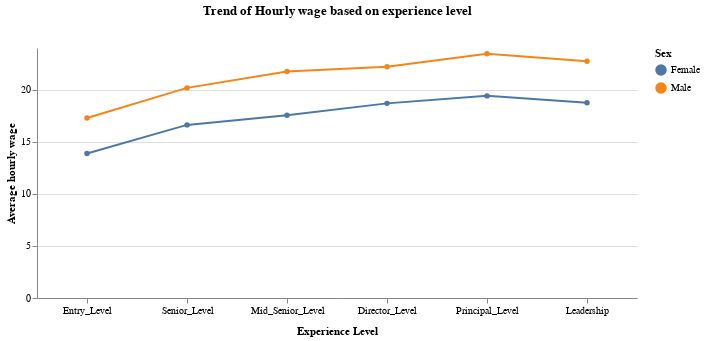

Notebook source saved alongside this figure:
### Markdown cell above
### Visualizing the wage difference between male and female under each category

### Code cell
# Group the data by 'sex' and 'working_hardness' and calculate the mean of 'realhrwage'
grouped_data = exp_dynamics.groupby(['sex', 'work_experience'])['realhrwage'].mean().reset_index()

# Create the plot
chart = alt.Chart(grouped_data).mark_line(point=True).encode(
    x=alt.X('work_experience:O', title='Experience Level', sort=categories, axis=alt.Axis(labelAngle=0)),
    y=alt.Y('realhrwage:Q', title='Average hourly wage', axis=alt.Axis(tickCount=6)),
    color=alt.Color('sex:N', legend=alt.Legend(title='Sex'))
).properties(
    title=alt.TitleParams(text='Trend of Hourly wage based on experience level', anchor='middle', offset=30),
    width=600,
    height=250
)

# Display the plot
chart.configure_axis().configure_view(strokeWidth=0).configure_axisX(titlePadding=10)

### Figure 1 — Vega specification as saved in the notebook (floating-point values rounded to 4 significant figures)
{"$schema": "https://vega.github.io/schema/vega/v5.json", "data": [{"name": "source_0", "values": [{"sex": "Female", "work_experience": "Entry_Level", "realhrwage": 13.87, "x_work_experience_sort_index": 0.0}, {"sex": "Female", "work_experience": "Senior_Level", "realhrwage": 16.62, "x_work_experience_sort_index": 1.0}, {"sex": "Female", "work_experience": "Mid_Senior_Level", "realhrwage": 17.53, "x_work_experience_sort_index": 2.0}, {"sex": "Female", "work_experience": "Director_Level", "realhrwage": 18.68, "x_work_experience_sort_index": 3.0}, {"sex": "Female", "work_experience": "Principal_Level", "realhrwage": 19.4, "x_work_experience_sort_index": 4.0}, {"sex": "Female", "work_experience": "Leadership", "realhrwage": 18.75, "x_work_experience_sort_index": 5.0}, {"sex": "Male", "work_experience": "Entry_Level", "realhrwage": 17.28, "x_work_experience_sort_index": 0.0}, {"sex": "Male", "work_experience": "Senior_Level", "realhrwage": 20.17, "x_work_experience_sort_index": 1.0}, {"sex": "Male", "work_experience": "Mid_Senior_Level", "realhrwage": 21.75, "x_work_experience_sort_index": 2.0}, {"sex": "Male", "work_experience": "Director_Level", "realhrwage": 22.2, "x_work_experience_sort_index": 3.0}, {"sex": "Male", "work_experience": "Principal_Level", "realhrwage": 23.44, "x_work_experience_sort_index": 4.0}, {"sex": "Male", "work_experience": "Leadership", "realhrwage": 22.73, "x_work_experience_sort_index": 5.0}]}, {"name": "data_0", "values": [{"realhrwage": 13.87, "sex": "Female", "work_experience": "Entry_Level"}, {"realhrwage": 16.62, "sex": "Female", "work_experience": "Senior_Level"}, {"realhrwage": 17.53, "sex": "Female", "work_experience": "Mid_Senior_Level"}, {"realhrwage": 18.68, "sex": "Female", "work_experience": "Director_Level"}, {"realhrwage": 19.4, "sex": "Female", "work_experience": "Principal_Level"}, {"realhrwage": 18.75, "sex": "Female", "work_experience": "Leadership"}, {"realhrwage": 17.28, "sex": "Male", "work_experience": "Entry_Level"}, {"realhrwage": 20.17, "sex": "Male", "work_experience": "Senior_Level"}, {"realhrwage": 21.75, "sex": "Male", "work_experience": "Mid_Senior_Level"}, {"realhrwage": 22.2, "sex": "Male", "work_experience": "Director_Level"}, {"realhrwage": 23.44, "sex": "Male", "work_experience": "Principal_Level"}, {"realhrwage": 22.73, "sex": "Male", "work_experience": "Leadership"}]}, {"name": "source_0_x_domain_work_experience", "values": [{"sort_field": 0.0, "work_experience": "Entry_Level"}, {"sort_field": 1.0, "work_experience": "Senior_Level"}, {"sort_field": 2.0, "work_experience": "Mid_Senior_Level"}, {"sort_field": 3.0, "work_experience": "Director_Level"}, {"sort_field": 4.0, "work_experience": "Principal_Level"}, {"sort_field": 5.0, "work_experience": "Leadership"}]}, {"name": "source_0_color_domain_sex_0", "values": [{"sex": "Female"}, {"sex": "Male"}]}, {"name": "data_0_color_domain_sex_1", "values": [{"sex": "Female"}, {"sex": "Male"}]}], "marks": [{"type": "group", "name": "layer_0_pathgroup", "from": {"facet": {"data": "source_0", "name": "faceted_path_layer_0_main", "groupby": ["sex"]}}, "encode": {"update": {"width": {"field": {"signal": null, "datum": null, "group": "width", "parent": null}}, "height": {"field": {"signal": null, "datum": null, "group": "height", "parent": null}}}}, "marks": [{"type": "line", "name": "layer_0_marks", "from": {"data": "faceted_path_layer_0_main"}, "sort": {"field": "datum[\"x_work_experience_sort_index\"]"}, "encode": {"update": {"y": {"field": "realhrwage", "scale": "y"}, "x": {"field": "work_experience", "scale": "x"}, "defined": {"signal": "isValid(datum[\"realhrwage\"]) && isFinite(+datum[\"realhrwage\"])"}, "description": {"signal": "\"Experience Level: \" + (isValid(datum[\"work_experience\"]) ? datum[\"work_experience\"] : \"\"+datum[\"work_experience\"]) + \"; Average hourly wage: \" + (format(datum[\"realhrwage\"], \"\")) + \"; sex: \" + (isValid(datum[\"sex\"]) ? datum[\"sex\"] : \"\"+datum[\"sex\"])"}, "stroke": {"field": "sex", "scale": "color"}}}, "style": ["line"]}]}, {"type": "symbol", "name": "layer_1_marks", "from": {"data": "data_0"}, "encode": {"update": {"opacity": {"value": 1}, "ariaRoleDescription": {"value": "point"}, "x": {"field": "work_experience", "scale": "x"}, "y": {"field": "realhrwage", "scale": "y"}, "description": {"signal": "\"Experience Level: \" + (isValid(datum[\"work_experience\"]) ? datum[\"work_experience\"] : \"\"+datum[\"work_experience\"]) + \"; Average hourly wage: \" + (format(datum[\"realhrwage\"], \"\")) + \"; sex: \" + (isValid(datum[\"sex\"]) ? datum[\"sex\"] : \"\"+datum[\"sex\"])"}, "fill": {"field": "sex", "scale": "color"}}}, "style": ["point"]}], "scales": [{"name": "x", "type": "point", "domain": {"data": "source_0_x_domain_work_experience", "field": "work_experience", "sort": {"op": "max", "field": "sort_field"}}, "range": [0, {"signal": "width"}], "padding": 0.5}, {"name": "y", "type": "linear", "domain": {"fields": [{"data": "source_0", "field": "realhrwage"}, {"data": "data_0", "field": "realhrwage"}]}, "range": [{"signal": "height"}, 0], "zero": true, "nice": true}, {"name": "color", "type": "ordinal", "domain": {"fields": [{"data": "source_0_color_domain_sex_0", "field": "sex"}, {"data": "data_0_color_domain_sex_1", "field": "sex"}], "sort": true}, "range": "category"}], "axes": [{"scale": "y", "minExtent": 0, "aria": false, "orient": "left", "tickCount": 6, "zindex": 0, "domain": false, "gridScale": "x", "grid": true, "maxExtent": 0, "ticks": false, "labels": false}, {"scale": "x", "labelBaseline": "top", "title": "Experience Level", "labelAngle": 0, "orient": "bottom", "grid": false, "zindex": 0}, {"scale": "y", "grid": false, "tickCount": 6, "title": "Average hourly wage", "zindex": 0, "orient": "left", "labelOverlap": true}], "title": {"text": "Trend of Hourly wage based on experience level", "anchor": "middle", "offset": 30, "frame": "group"}, "legends": [{"title": "Sex", "stroke": "color", "symbolType": "circle", "fill": "color", "encode": {"symbols": {"update": {"opacity": {"value": 1}}}}}], "config": {"axisX": {"titlePadding": 10}, "style": {"cell": {"strokeWidth": 0}}}, "height": 250, "style": "cell", "width": 600, "background": "white", "padding": 5}
